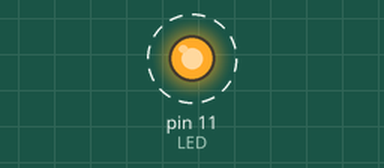
The program below on a simulated Raspberry Pi (header pin numbers). On the bench: output pins drawn as LEDs (lit = HIGH). Dashed ring = blinking.

Above: at 0.2 s.
Timing chart, 0 to 3.0 s (numbered marks = the images above):
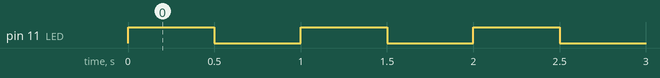

Measured:
- by itself, pin 11 (LED): alternates HIGH for 0.50 s and LOW for 0.50 s

The program:

python_board_exam.py
```python
import RPi.GPIO as GPIO
import time

LED = 11

GPIO.setmode(GPIO.BOARD)

GPIO.setup(LED, GPIO.OUT)

try:
	while True:
		GPIO.output(LED, GPIO.HIGH)
		time.sleep(0.5)
		GPIO.output(LED, GPIO.LOW)
		time.sleep(0.5)

except KeyboardInterrupt:
	print "LED Test Terminated."
	GPIO.cleanup()
```
